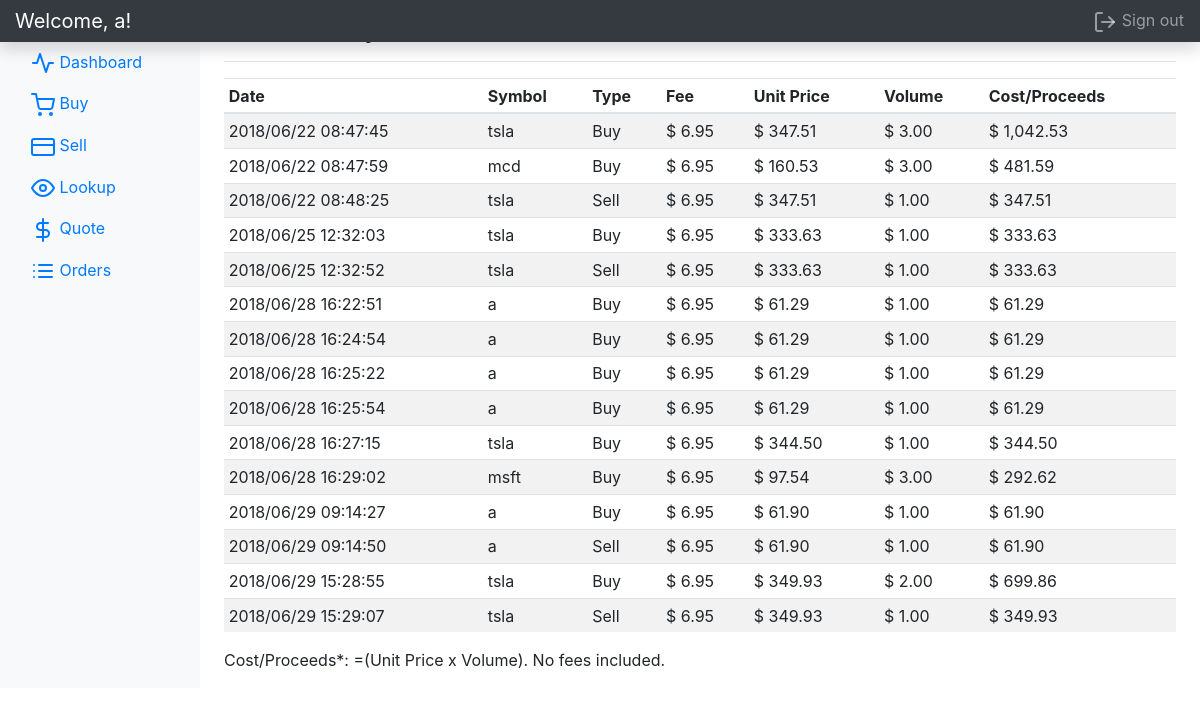
The page /order/ (signed in) on the database as committed earlier.
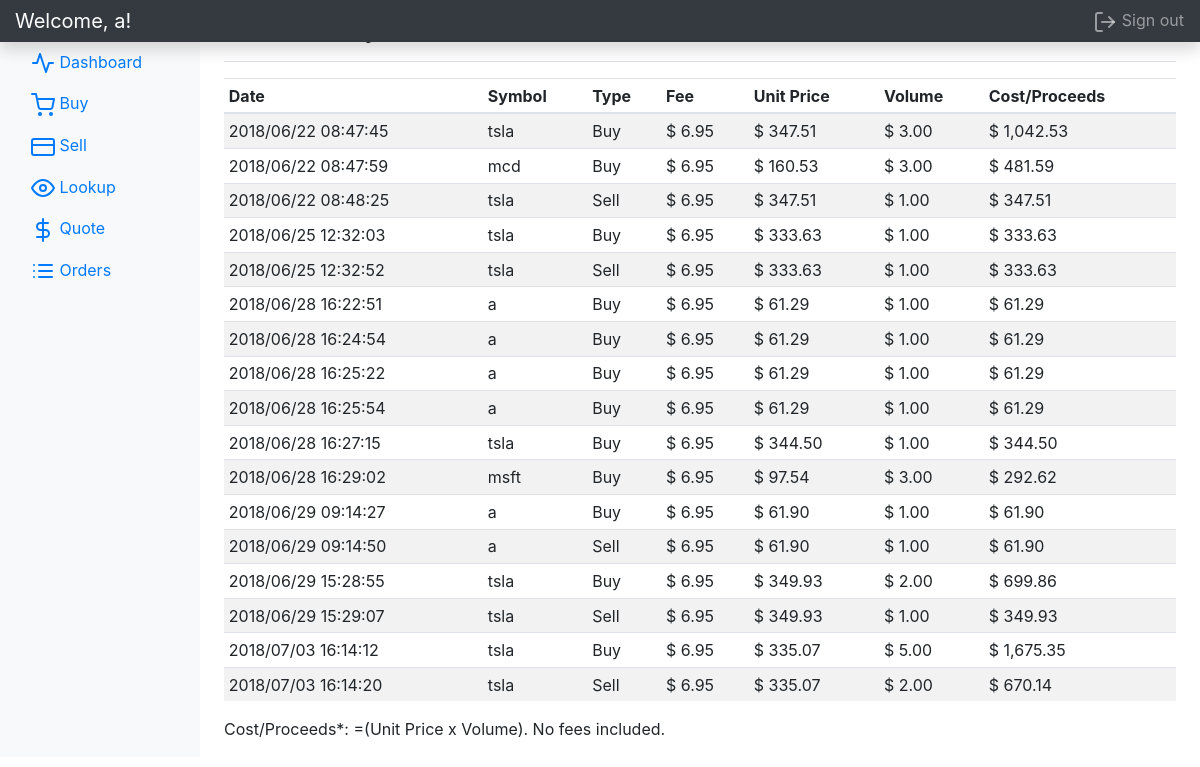
The same page on the database as committed later.
### tables this page shows
CREATE TABLE orders(
        pk INTEGER PRIMARY KEY AUTOINCREMENT,
        username VARCHAR(16) NOT NULL,
        ticker_symbol VARCHAR(10) NOT NULL,
        date_time DATETIME NOT NULL,
        transaction_type BOOL NOT NULL,
        unit_price FLOAT NOT NULL,
        volume INTEGER NOT NULL,
        fee FLOAT NOT NULL,
        FOREIGN KEY(username) REFERENCES users(username)
    );

### core/controllers/order.py (the view)
@order_ctrl.route('/', methods=['GET'])
def show_order():
    return __order_history(session['user'])

### core/controllers/order.py (called while the page is built)
def __order_history(username):
    orders = None
    error = None
    try:
        orders = Order().get_order_history(username)
    except Exception as e:
        error = e.args[0]
    return render_template(html_filename, orders=orders, error=error)

### core/mapper/base_mapper.py (called while the page is built)
    def execute_query(self, sql_command):
        with db.connect('master.db', check_same_thread=False) as conn:
            cursor = conn.cursor()
            cursor.execute(sql_command)
            return cursor.fetchall()

### core/model/order.py (called while the page is built)
    def get_order_history(self, username):
        return OrderMapper().select_order_history(username)

### core/templates/order.html (shortened to what the changed rows need)
<!doctype html>
<html lang="en">
<head>
    <link href="https://getbootstrap.com/docs/4.1/dist/css/bootstrap.min.css" rel="stylesheet">
    <link href="https://getbootstrap.com/docs/4.1/examples/dashboard/dashboard.css" rel="stylesheet">
</head>
<body>
    <div class="container-fluid">
        <div class="row">
            <main role="main" class="col-md-9 ml-sm-auto col-lg-10 px-4">
                {% if error %}
                <p> Error: {{ error }}. </p>
                {% elif orders %}
                <div class="table-responsive">
                    <table class="table table-striped table-sm">
                        <thead>
                            <tr>
                                <th>Date</th>
                                <th>Symbol</th>
                                <th>Type</th>
                                <th>Fee</th>
                                <th>Unit Price</th>
                                <th>Volume</th>
                                <th>Cost/Proceeds</th>
                            </tr>
                        </thead>
                        <tbody>
                            {% for item in orders %}
                            <tr>
                                <td>{{ item['date_time'].strftime('%Y/%m/%d %H:%M:%S') }}</td>
                                <td>{{ item['ticker_symbol'] }}</td>
                                {%if item['order_type'] == 'B' %}
                                <td>Buy</td>
                                {%elif item['order_type'] == 'S' %}
                                <td>Sell</td>
                                {% else %}
                                <td>Invalid</td>
                                {% endif %}
                                <td>{{ "$ {:,.2f}".format(item['fee']) }}</td>
                                <td>{{ "$ {:,.2f}".format(item['unit_price']) }}</td>
                                <td>{{ "$ {:,.2f}".format(item['volume']) }}</td>
                                <td>{{ "$ {:,.2f}".format(item['volume'] * item['unit_price']) }}</td>
                            </tr>
                            {% endfor %}
                        </tbody>
                    </table>
                </div>
                {% endif %}
            </main>
        </div>
    </div>
</body>
</html>

Rows that differ between the two databases and show on the page:
added orders: date_time "2018/07/03 16:14:12", ticker_symbol "tsla", shows "Buy", fee "$ 6.95", unit_price "$ 335.07", volume "$ 5.00", item['volume']*item['unit_price'] "$ 1,675.35"
added orders: date_time "2018/07/03 16:14:20", ticker_symbol "tsla", shows "Sell", fee "$ 6.95", unit_price "$ 335.07", volume "$ 2.00", item['volume']*item['unit_price'] "$ 670.14"
